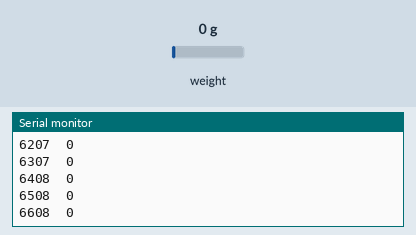
This sketch was run on a simulated ESP32. Parts: the last lines printed to the serial monitor. The inputs (shaded band) are chosen by the test bench; at power-on: weight on the scale 0 g.

Above: at 6.7 s.
6.8 s: weight on the scale set to 100 g
At 6.81 s:
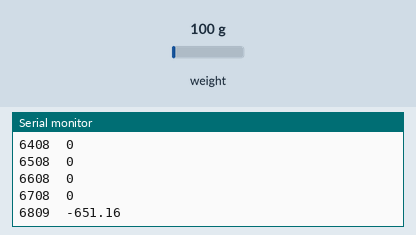
8.3 s: weight on the scale set to 1250 g
At 8.32 s:
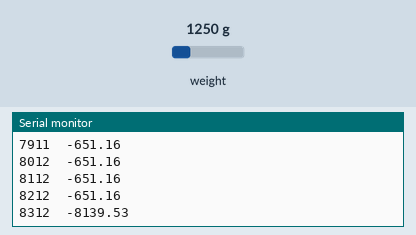
Timing chart, 0 to 11.3 s (numbered marks = the images above; inputs shaded):
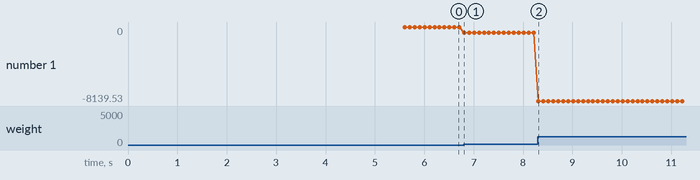

Measured:
- after the input at 6.8 s, the serial monitor: prints a new line at once (image 1)
- plotted number 1: 0 → -651.16 after the input at 6.8 s

The sketch:

Load_Cell.ino
```cpp
/*
 * Load Cell Instrument – firmware for HX711 load cell.
 *
 * Compatible with Arduino and Arduino-compatible boards (AVR, SAM, ESP32, etc.)
 * that support the HX711 library. Set HX_DOUT and HX_SCK to the pins used by
 * your HX711 (data and clock); pin numbers depend on your board.
 *
 * Behaviour:
 *   - At startup: average 50 samples with no load → zero_offset.
 *   - Each loop: read raw, zeroed = raw - zero_offset.
 *   - If |zeroed| < ZERO_DEADBAND: send 0 g (suppresses noise at zero).
 *   - Else: send thrust_g = (-zeroed) / COUNTS_PER_GRAM (instantaneous, no averaging).
 *
 * Serial output: one line per reading, "time_ms\tTHRUST_g" (e.g. "1300\t152.3").
 * The desktop UI reads the last token as grams.
 */
#include "HX711.h"

/* HX711 data (DOUT) and clock (SCK) pins – change to match your board and wiring. */
#define HX_DOUT 36
#define HX_SCK  38

/* Scale factor: raw ADC counts per gram. Calibrate with a known weight (see CALIBRATION.md). */
#define COUNTS_PER_GRAM 64.5

/* Deadband: readings with |zeroed| below this are sent as 0 g to avoid flicker at no load.
 * 300 counts ≈ 4.6 g at 64.5 counts/g. Increase if zero still jumps. */
#define ZERO_DEADBAND   300

HX711 scale;
long zero_offset = 0;   /* Set in setup(); subtracted from every raw reading. */

void setup() {
  Serial.begin(115200);
  delay(500);

  scale.begin(HX_DOUT, HX_SCK);

  /* Capture zero with no load: average 50 samples so startup zero is stable. */
  long sum = 0;
  for (int i = 0; i < 50; i++) {
    while (!scale.is_ready());
    sum += scale.read();
  }
  zero_offset = sum / 50;

  /* Header line so the UI can ignore the first line if needed. */
  Serial.println("time_ms\tTHRUST_g");
}

void loop() {
  if (!scale.is_ready()) return;

  long raw = scale.read();
  long zeroed = raw - zero_offset;
  unsigned long t = millis();

  /* Deadband: near-zero readings are sent as 0 g for a stable idle display. */
  if (abs(zeroed) < ZERO_DEADBAND) {
    Serial.print(t);
    Serial.print("\t");
    Serial.println(0);
    return;
  }

  /* Instantaneous grams (no moving average), so step changes (e.g. 0→2 kg) show immediately. */
  float thrust_g = (-zeroed) / COUNTS_PER_GRAM;
  Serial.print(t);
  Serial.print("\t");
  Serial.println(thrust_g);
} 
```
